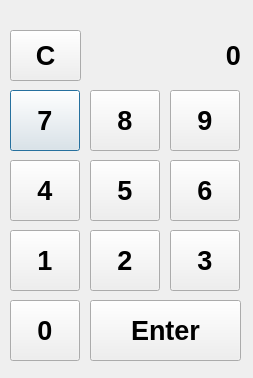
<?xml version="1.0" encoding="UTF-8"?>
<ui version="4.0">
 <class>NumPad</class>
 <widget class="QDialog" name="NumPad">
  <property name="geometry">
   <rect>
    <x>0</x>
    <y>0</y>
    <width>253</width>
    <height>378</height>
   </rect>
  </property>
  <property name="windowTitle">
   <string>CountingScreen</string>
  </property>
  <property name="modal">
   <bool>true</bool>
  </property>
  <widget class="QPushButton" name="pb7">
   <property name="geometry">
    <rect>
     <x>10</x>
     <y>90</y>
     <width>70</width>
     <height>61</height>
    </rect>
   </property>
   <property name="font">
    <font>
     <family>Arial</family>
     <pointsize>20</pointsize>
     <weight>75</weight>
     <bold>true</bold>
    </font>
   </property>
   <property name="text">
    <string>7</string>
   </property>
  </widget>
  <widget class="QPushButton" name="pb4">
   <property name="geometry">
    <rect>
     <x>10</x>
     <y>160</y>
     <width>70</width>
     <height>61</height>
    </rect>
   </property>
   <property name="font">
    <font>
     <family>Arial</family>
     <pointsize>20</pointsize>
     <weight>75</weight>
     <bold>true</bold>
    </font>
   </property>
   <property name="text">
    <string>4</string>
   </property>
  </widget>
  <widget class="QPushButton" name="pb1">
   <property name="geometry">
    <rect>
     <x>10</x>
     <y>230</y>
     <width>70</width>
     <height>61</height>
    </rect>
   </property>
   <property name="font">
    <font>
     <family>Arial</family>
     <pointsize>20</pointsize>
     <weight>75</weight>
     <bold>true</bold>
    </font>
   </property>
   <property name="text">
    <string>1</string>
   </property>
  </widget>
  <widget class="QPushButton" name="pb0">
   <property name="geometry">
    <rect>
     <x>10</x>
     <y>300</y>
     <width>70</width>
     <height>61</height>
    </rect>
   </property>
   <property name="font">
    <font>
     <family>Arial</family>
     <pointsize>20</pointsize>
     <weight>75</weight>
     <bold>true</bold>
    </font>
   </property>
   <property name="text">
    <string>0</string>
   </property>
  </widget>
  <widget class="QPushButton" name="pb2">
   <property name="geometry">
    <rect>
     <x>90</x>
     <y>230</y>
     <width>70</width>
     <height>61</height>
    </rect>
   </property>
   <property name="font">
    <font>
     <family>Arial</family>
     <pointsize>20</pointsize>
     <weight>75</weight>
     <bold>true</bold>
    </font>
   </property>
   <property name="text">
    <string>2</string>
   </property>
  </widget>
  <widget class="QPushButton" name="pb5">
   <property name="geometry">
    <rect>
     <x>90</x>
     <y>160</y>
     <width>70</width>
     <height>61</height>
    </rect>
   </property>
   <property name="font">
    <font>
     <family>Arial</family>
     <pointsize>20</pointsize>
     <weight>75</weight>
     <bold>true</bold>
    </font>
   </property>
   <property name="text">
    <string>5</string>
   </property>
  </widget>
  <widget class="QPushButton" name="pbEnter">
   <property name="geometry">
    <rect>
     <x>90</x>
     <y>300</y>
     <width>151</width>
     <height>61</height>
    </rect>
   </property>
   <property name="font">
    <font>
     <family>Arial</family>
     <pointsize>20</pointsize>
     <weight>75</weight>
     <bold>true</bold>
    </font>
   </property>
   <property name="text">
    <string>Enter</string>
   </property>
  </widget>
  <widget class="QPushButton" name="pb8">
   <property name="geometry">
    <rect>
     <x>90</x>
     <y>90</y>
     <width>70</width>
     <height>61</height>
    </rect>
   </property>
   <property name="font">
    <font>
     <family>Arial</family>
     <pointsize>20</pointsize>
     <weight>75</weight>
     <bold>true</bold>
    </font>
   </property>
   <property name="text">
    <string>8</string>
   </property>
  </widget>
  <widget class="QPushButton" name="pb3">
   <property name="geometry">
    <rect>
     <x>170</x>
     <y>230</y>
     <width>70</width>
     <height>61</height>
    </rect>
   </property>
   <property name="font">
    <font>
     <family>Arial</family>
     <pointsize>20</pointsize>
     <weight>75</weight>
     <bold>true</bold>
    </font>
   </property>
   <property name="text">
    <string>3</string>
   </property>
  </widget>
  <widget class="QPushButton" name="pb6">
   <property name="geometry">
    <rect>
     <x>170</x>
     <y>160</y>
     <width>70</width>
     <height>61</height>
    </rect>
   </property>
   <property name="font">
    <font>
     <family>Arial</family>
     <pointsize>20</pointsize>
     <weight>75</weight>
     <bold>true</bold>
    </font>
   </property>
   <property name="text">
    <string>6</string>
   </property>
  </widget>
  <widget class="QPushButton" name="pb9">
   <property name="geometry">
    <rect>
     <x>170</x>
     <y>90</y>
     <width>70</width>
     <height>61</height>
    </rect>
   </property>
   <property name="font">
    <font>
     <family>Arial</family>
     <pointsize>20</pointsize>
     <weight>75</weight>
     <bold>true</bold>
    </font>
   </property>
   <property name="text">
    <string>9</string>
   </property>
  </widget>
  <widget class="QLabel" name="lblSetpoint">
   <property name="geometry">
    <rect>
     <x>90</x>
     <y>30</y>
     <width>151</width>
     <height>51</height>
    </rect>
   </property>
   <property name="font">
    <font>
     <family>Arial</family>
     <pointsize>20</pointsize>
     <weight>75</weight>
     <bold>true</bold>
    </font>
   </property>
   <property name="text">
    <string>0</string>
   </property>
   <property name="alignment">
    <set>Qt::AlignRight|Qt::AlignTrailing|Qt::AlignVCenter</set>
   </property>
  </widget>
  <widget class="QPushButton" name="pbClear">
   <property name="geometry">
    <rect>
     <x>10</x>
     <y>30</y>
     <width>71</width>
     <height>51</height>
    </rect>
   </property>
   <property name="font">
    <font>
     <pointsize>20</pointsize>
     <weight>75</weight>
     <bold>true</bold>
    </font>
   </property>
   <property name="text">
    <string>C</string>
   </property>
  </widget>
 </widget>
 <resources/>
 <connections/>
</ui>
